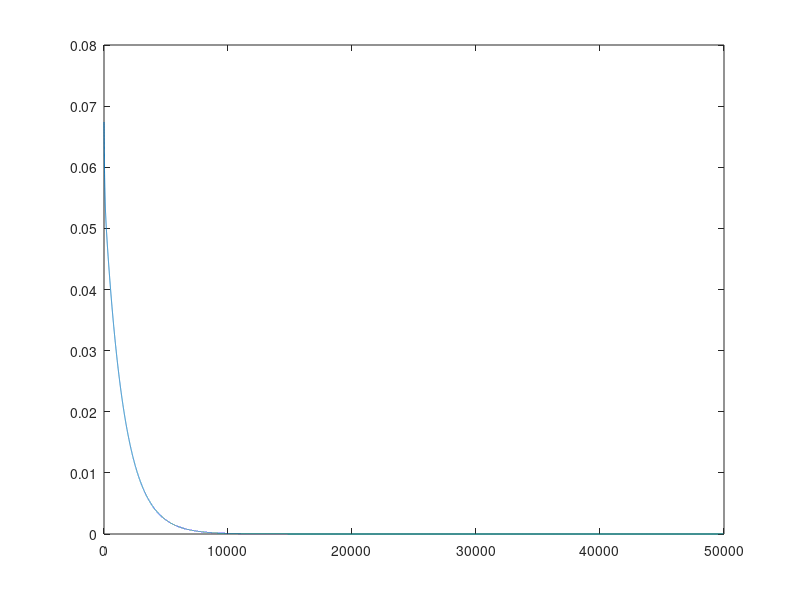

Source code (MATLAB):

Itr=50000;
err=zeros(Itr,1);

A=[1 2 4;1 3 5; 1 7 7; 1 8 9];
y=[1;2;3;4];

beta_star = (A'*A)\(A'*y);
opt = 0.5*norm(y-A*beta_star)^2;

[U,S,V]=svd(A'*A);
L = S(1,1);
beta = [0;0;0];

for i=1:Itr
    beta = beta - 1/L*(A'*A*beta-A'*y);
    err(i)=0.5*norm(y-A*beta)^2-opt;
end
plot(1:Itr,err)


